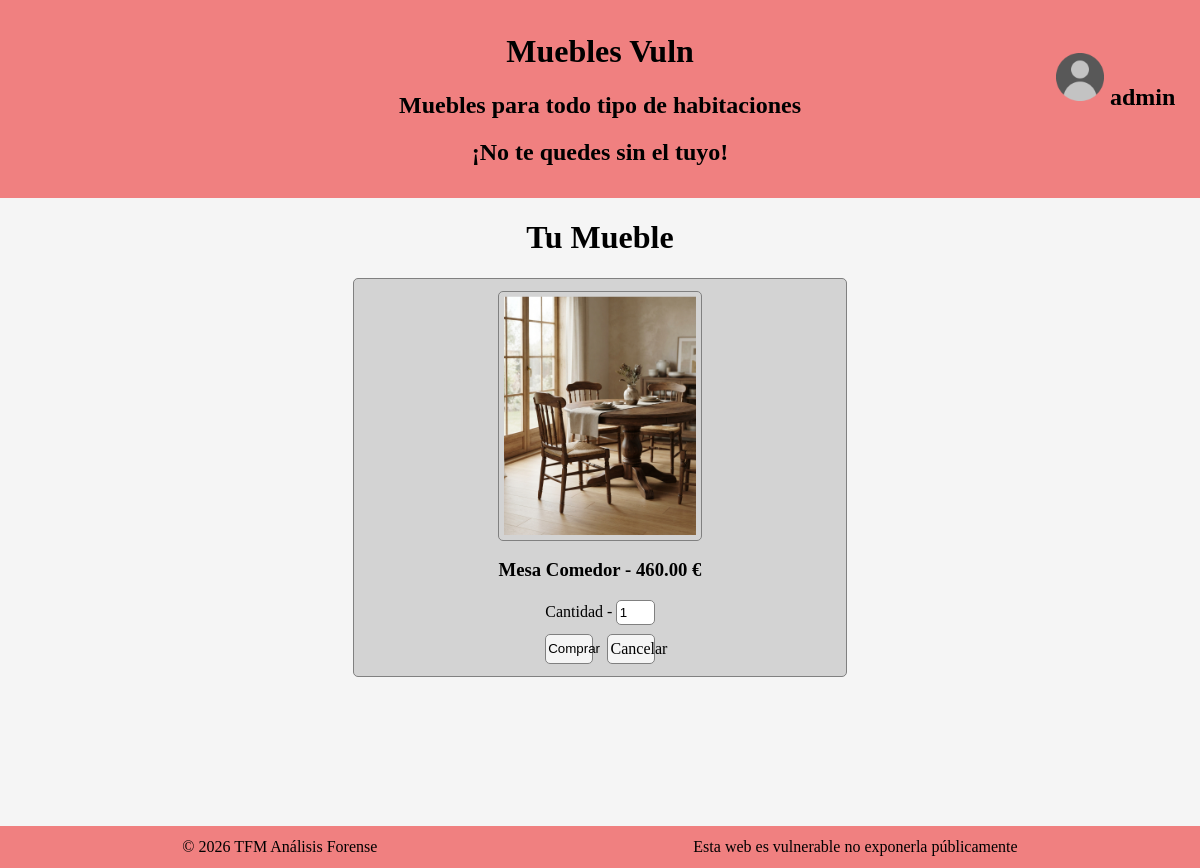
Page /product.php?uuid=1c8ea69a-652e-4d49-96fd-eb6de4763bd6 (signed in) on the committed database.
### tables this page shows
CREATE TABLE `products` (
  `uuid` varchar(36) NOT NULL,
  `name` varchar(255) NOT NULL,
  `precio` decimal(10,0) NOT NULL,
  `img_url` varchar(255) NOT NULL,
  `updated` timestamp NULL DEFAULT NULL,
  `created_at` timestamp NULL DEFAULT CURRENT_TIMESTAMP,
  PRIMARY KEY (`uuid`)
);

### product.php (the view, shortened to what this page needs)
<?php
    $uuid = $_GET['uuid'];
    $pdo = getDBConnection();
    $stmt = $pdo->prepare('SELECT uuid, name, precio, img_url FROM products WHERE uuid = ?');
    $stmt->execute([$uuid]);
    $product = $stmt->fetch();
?>
<div class="layout">
    <?php require_once './src/components/header.php' ?>
    <main>
        <h1>Tu Mueble </h1>
        <form method="POST" action="" class="exposicion">
            <img src="<?= htmlspecialchars($product['img_url']) ?>" alt="<?= htmlspecialchars($product['name']) ?>">
            <h3><?= htmlspecialchars($product['name']) ?> - <?= htmlspecialchars(number_format($product['precio'], 2)) ?> €</h3>
            <label>Cantidad - <input type="number" name="cantidad" min="1" max="999" value="1"></label>
            <div class="acciones">
                <button type="submit" name="comprar">Comprar</button>
                <a href="/index.php" class="cancelar">Cancelar</a>
            </div>
        </form>
    </main>
    <?php require_once './src/components/footer.php'; ?>
</div>

### product.php (style rules this page uses)
.layout { height: 100vh; max-height: 100vh; }
main { height: 75.8vh; max-height: 75.8vh; text-align: center; }
.exposicion { background-color: lightgray; width:40%; display: block; margin: 0% auto; padding: 1% 0.5%; border: 1px solid gray; border-radius: 5px; }
.exposicion img { width: 40%; border: 1px solid gray; border-radius: 5px; padding: 1%; }
input { width: 8%; border-radius: 5px; border: 1px solid gray; padding: 0.8% 0.5%; }
button { width: 10%; background-color: whitesmoke; padding: 1% 0.5%; border: 1px solid gray; border-radius: 5px; transition: 0.5s ease; cursor: pointer; }
.acciones { display: flex; justify-content: center; gap: 3%; margin-top: 2%; }
.cancelar { width: 10%; background-color: whitesmoke; padding: 1% 0.5%; border: 1px solid gray; border-radius: 5px; transition: 0.5s ease; cursor: pointer; text-decoration: none; color: black; text-align: center; box-sizing: border-box; }

### rows in the picture
products: img_url (picture), name "Mesa Comedor", precio "460.00"

### other values in the picture
$userData['username'] "admin"
